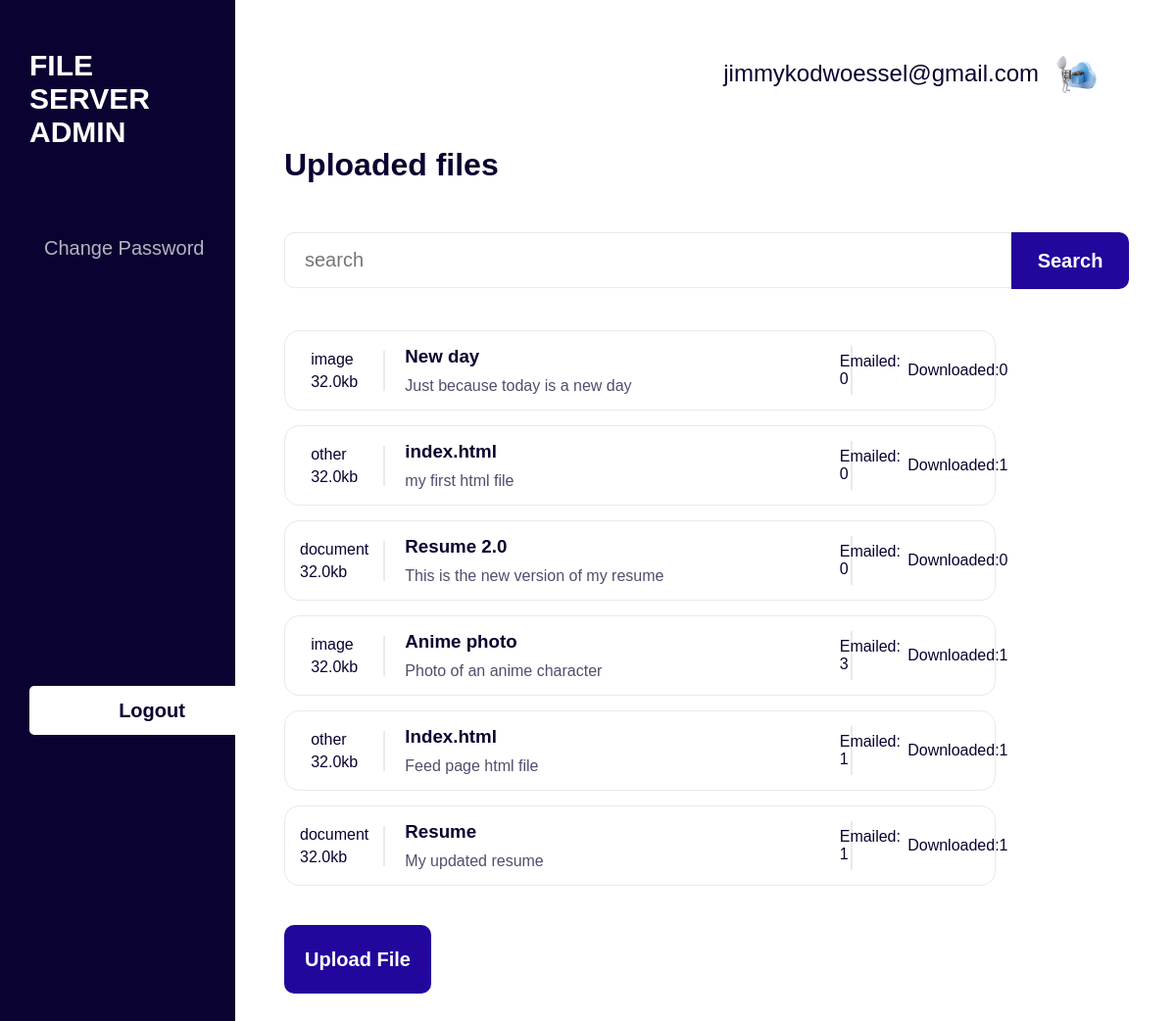
The page /administration/files/ (signed in) on the database as committed earlier.
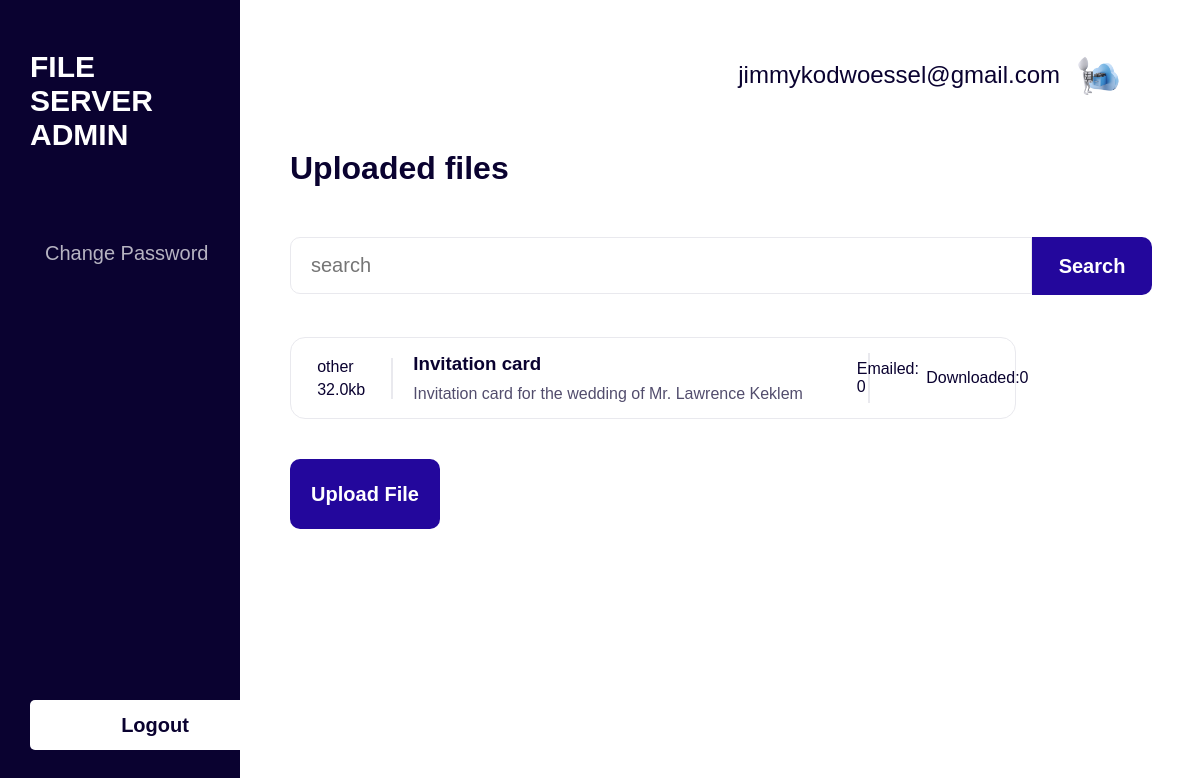
The same page on the database as committed later.
### fileManager/models.py (models this page shows, shortened)
class File(models.Model):
    id = models.AutoField(primary_key=True)
    title = models.CharField(max_length=255, blank=False)
    description = models.TextField(blank=True)
    file = models.FileField(upload_to='', default='')
    date = models.DateTimeField(auto_now_add=True)
    file_type = models.CharField(max_length=50, blank=True)
    downloads_count = models.IntegerField(default=0)
    emailed_count = models.IntegerField(default=0)
    objects = FileManager()
    class Meta:
        ordering = ["-date"]

### administration/views.py (the view)
# urls.py: path('files/', views.files, name='files'),
@login_required
@staff_member_required
def files(request):
    user = request.user
    files = File.objects.all()
    if request.method == 'POST':
        query = request.POST.get('query')
        files = File.objects.search(query=query)
        return render(request, 'admin/files.html', {'user': user, 'files': files, 'query': query})
    else:
        return render(request, 'admin/files.html', {'user': user, 'files': files})

### administration/templates/admin/files.html (shortened to what this page needs)
<!DOCTYPE html>
<html lang="en">
<head>
    {% load static %}
    <link rel="stylesheet" href="{% static 'css/filestyle.css' %}">
</head>
<body>
    <div class="container">
        <div class="aside">
            <h1>File Server Admin</h1>
            <div class="actionables">
                <a href="/reset_password">change password</a>
            </div>
            <form method="post" action="{% url 'logout' %}">
                <button type="submit">Logout</button>
            </form>
        </div>
        <div class="content">
            <div class="profile">
                <p class="email">{{ user.email }}</p>
                <img src="{% static 'images/filesys.png' %}" alt="">
            </div>
            <h1>Uploaded files</h1>
            <div class="searchbar">
                <form method="post" action="{% url 'files' %}">
                    <input type="text" placeholder="search" name="query" value="{{query}}">
                    <button type="submit">Search</button>
                </form>
            </div>
            {% if files|length > 0%}
                <div class="files">
                    {% for file in files %}
                        <div class="file">
                            <div class="thumbnail">
                                <div class="thumb">
                                    <p>{{file.file_type}}</p>
                                    <p>32.0kb</p>
                                </div>
                            </div>
                            <div class="item">
                                <h3>{{ file.title }}</</h3>
                                <p>{{ file.description }}</p>
                            </div>
                            <div class="action">
                                <p>Emailed: {{file.emailed_count}}</p>
                                <p>Downloaded:{{file.downloads_count}}</p>
                            </div>
                        </div>
                    {% endfor %}
                </div>
            {% else %}
                <p>No files found</p>
            {% endif %}
            <div class="upload">
                <a href="/administration/upload/" class="upload">Upload File</a>
            </div>
        </div>
    </div>
</body>
</html>

Rows that differ between the two databases and show on the page:
removed File: file_type "image", title "New day", description "Just because today is a new day", emailed_count "0", downloads_count "0"
removed File: file_type "other", title "index.html", description "my first html file", emailed_count "0", downloads_count "1"
removed File: file_type "document", title "Resume 2.0", description "This is the new version of my resume", emailed_count "0", downloads_count "0"
removed File: file_type "image", title "Anime photo", description "Photo of an anime character", emailed_count "3", downloads_count "1"
removed File: file_type "other", title "Index.html", description "Feed page html file", emailed_count "1", downloads_count "1"
removed File: file_type "document", title "Resume", description "My updated resume", emailed_count "1", downloads_count "1"
added File: file_type "other", title "Invitation card", description "Invitation card for the wedding of Mr. Lawrence Keklem", emailed_count "0", downloads_count "0"
